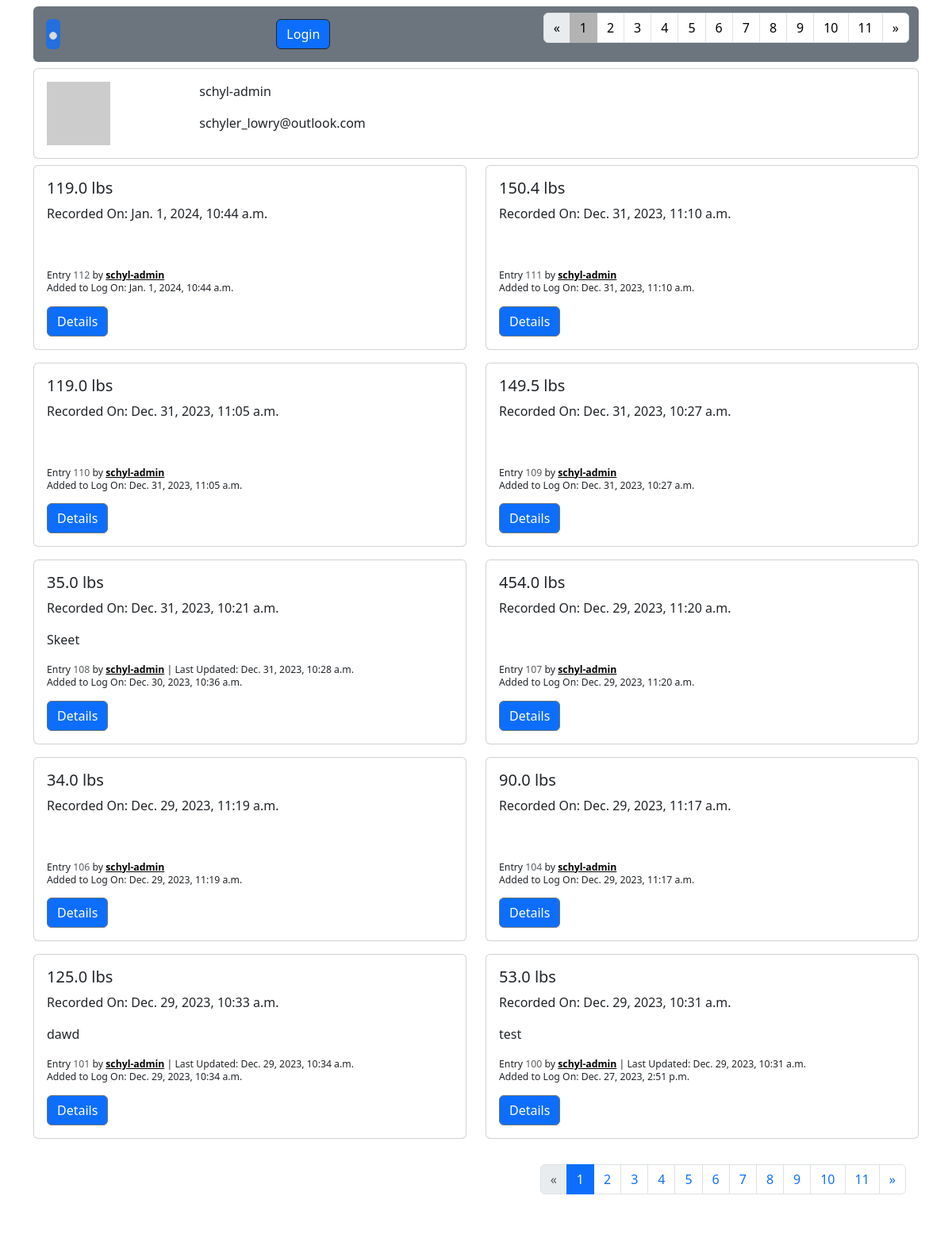
The app's page /accounts/profile/1/entries, older data.
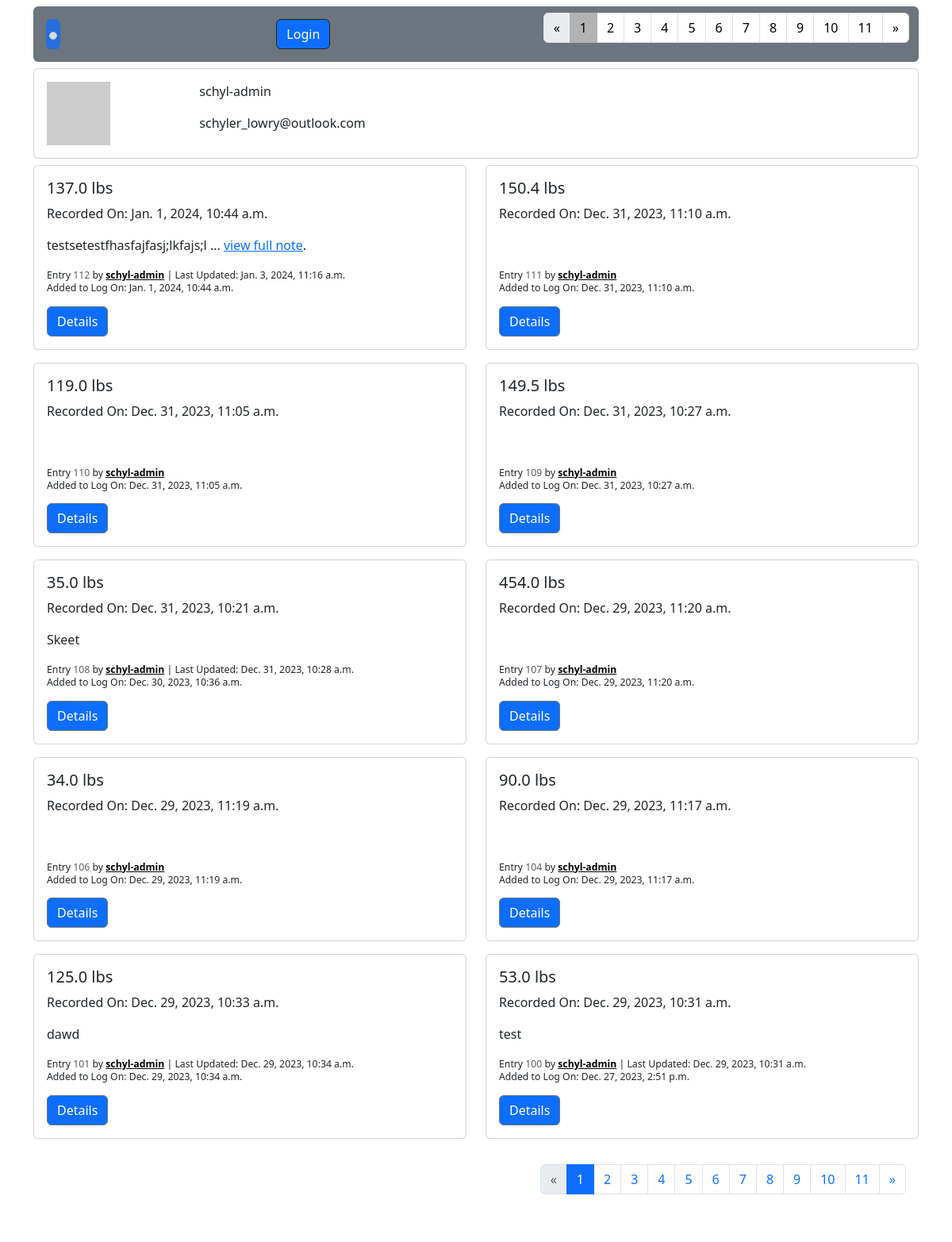
The same page, newer data.
### fitness/models.py (models this page shows, shortened)
class WeightEntry(models.Model):
    user = models.ForeignKey(
        settings.AUTH_USER_MODEL,
        on_delete=models.CASCADE,
        related_name="weight_entries"
    )
    weight = weight = models.DecimalField(
        blank=True, null=True, max_digits=4, decimal_places=1)
    recorded = models.DateTimeField(
        blank=True, null=True, help_text="Enter the date and time when you measured this weight.")
    note = models.TextField(
        blank=True, null=True, help_text="Optional: Add a note regarding this entry.")
    created = models.DateTimeField(auto_now_add=True)
    updated = models.DateTimeField(auto_now=True)

### accounts/models.py (models this page shows, shortened)
class CustomUser(AbstractUser):
    date_of_birth = models.DateField(
        null=True, blank=True, help_text="Enter your date of birth in MM/DD/YYYY format.")
    avatar = models.CharField(
        max_length=999, null=True, blank=True, help_text="Enter a url for your avatar image")
    def __str__(self):
        return self.username

### accounts/views.py (the view, shortened to what this page needs)
# urls.py: path('profile/<int:pk>/entries', UserWeightEntryListView.as_view(), name='user_entry_list'),
class UserWeightEntryListView(ListView):
    model = WeightEntry
    template_name = "registration/user_entry_list.html"
    paginate_by = 10
    def get_context_data(self, **kwargs):
        context = super(UserWeightEntryListView,
                        self).get_context_data(**kwargs)
        customuser = CustomUser.objects.get(id=self.kwargs["pk"])
        if self.request.user.is_authenticated:
            postlist = WeightEntry.objects.all().filter(
                user=self.kwargs["pk"]).order_by("-recorded", "-updated", "-created")
        else:
            postlist = WeightEntry.objects.all().order_by(
                "-recorded", "-updated", "-created")
        context["postlist"] = postlist
        context["customuser"] = customuser
        context["form"] = WeightEntryForm(initial={'recorded': datetime.now()})
        return context
    def get_queryset(self):
        queryset = super(UserWeightEntryListView, self).get_queryset()
        if self.request.user.is_authenticated:
            queryset = queryset.filter(user=self.kwargs["pk"]).order_by(
                "-recorded", "-updated", "-created")
        else:
            queryset = WeightEntry.objects.all().order_by(
                "-recorded", "-updated", "-created")
        return queryset

### fitness/templatetags/profile_pic.py (called while the page is built)
@register.simple_tag(takes_context=True)
def get_avatar_url(context, user=None, email=None, size=None, default="mp"):
    if not size:
        size = 25
    email = email or ""
    if not email and user and hasattr(user, "email"):
        email = user.email or ""
    return "https://www.gravatar.com/avatar/{hash}?s={size}&d={default}".format(
        hash=md5(email.encode("utf-8")).hexdigest(),
        size=size or "",
        default=default,
    )

### templates/registration/user_entry_list.html (shortened to what the changed rows need)
{% extends 'base.html' %}
{% load profile_pic %}
{% block content %}
<div class="row justify-content-md-start">
    {% for entry in weightentry_list %}
    <div class="col-sm-6 pb-2 mb-2">
        <div class="card">
            <div class="card-body">
                <h5 class="card-title">{{entry.weight}} lbs </h5>
                <p>Recorded On: {{entry.recorded}}</p>
                <p>
                    {% if entry.note|length >= 1  %}
                        {{entry.note|slice:"30"}}
                        {% if entry.note|length > 30 %}
                            ... <a href="{% url "weight_entry_detail" entry.pk %}">view full note</a>.
                        {% endif %}
                    {% else %}
                    <br>
                    {% endif %}
                </p>
                <p class="lh-1">
                    <small><small>Entry <span class="text-muted">{{entry.pk}}</span> by <a class="fw-bold text-black" href="{% url "user_profile" entry.user.pk %}">{{entry.user}}</a> {% if entry.updated|date:"m/d/y H:i:s" != entry.created|date:"m/d/y H:i:s" %}| Last Updated: {{entry.updated}} {% endif %}</small></small>
                    <br>
                    <small><small>Added to Log On: {{entry.created}}</small></small>
                </p>
                <a href="{% url "weight_entry_detail" entry.pk %}" class="btn btn-primary border border-secondary">Details</a>
            </div>
        </div>
    </div>
    {% endfor %}
    </div>
{% endblock content %}

Row changes from the older to the newer data that the page shows:
changed WeightEntry id 112: weight "119.0" → "137.0"; note (not shown) → "testsetestfhasfajfasj;lkfajs;l"; updated (not shown) → "Jan. 3, 2024, 11:16 a.m."
